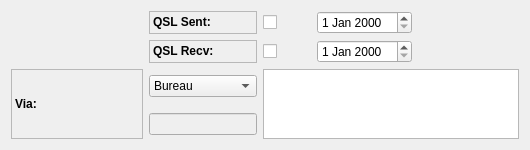
        <widget class="QWidget" name="qsl">
         <attribute name="title">
          <string>QSL</string>
         </attribute>
         <layout class="QGridLayout" name="gridLayout_2">
          <item row="0" column="0">
           <spacer name="horizontalSpacer_3">
            <property name="orientation">
             <enum>Qt::Horizontal</enum>
            </property>
            <property name="sizeHint" stdset="0">
             <size>
              <width>40</width>
              <height>20</height>
             </size>
            </property>
           </spacer>
          </item>
          <item row="1" column="0">
           <spacer name="horizontalSpacer_4">
            <property name="orientation">
             <enum>Qt::Horizontal</enum>
            </property>
            <property name="sizeHint" stdset="0">
             <size>
              <width>132</width>
              <height>20</height>
             </size>
            </property>
           </spacer>
          </item>
          <item row="2" column="0" rowspan="2">
           <widget class="QLabel" name="textLabel4_3">
            <property name="frameShape">
             <enum>QFrame::StyledPanel</enum>
            </property>
            <property name="text">
             <string>&lt;b&gt;Via:&lt;/b&gt;</string>
            </property>
            <property name="wordWrap">
             <bool>false</bool>
            </property>
           </widget>
          </item>
          <item row="2" column="1">
           <widget class="QComboBox" name="QSLcomboBox">
            <property name="toolTip">
             <string>How to send the QSL</string>
            </property>
            <item>
             <property name="text">
              <string>Bureau</string>
             </property>
            </item>
            <item>
             <property name="text">
              <string>No QSL</string>
             </property>
            </item>
            <item>
             <property name="text">
              <string>QRZ.com</string>
             </property>
            </item>
            <item>
             <property name="text">
              <string>Manager</string>
             </property>
            </item>
            <item>
             <property name="text">
              <string>Direct</string>
             </property>
            </item>
           </widget>
          </item>
          <item row="2" column="2" rowspan="2" colspan="4">
           <widget class="QPlainTextEdit" name="QSLInfotextEdit"/>
          </item>
          <item row="3" column="1">
           <widget class="QLineEdit" name="qslVialineEdit">
            <property name="enabled">
             <bool>false</bool>
            </property>
            <property name="toolTip">
             <string>Manager's QRZ</string>
            </property>
           </widget>
          </item>
          <item row="0" column="1">
           <widget class="QLabel" name="textLabel2_2">
            <property name="frameShape">
             <enum>QFrame::StyledPanel</enum>
            </property>
            <property name="text">
             <string>&lt;b&gt;QSL Sent:&lt;/b&gt;</string>
            </property>
            <property name="wordWrap">
             <bool>false</bool>
            </property>
           </widget>
          </item>
          <item row="1" column="1">
           <widget class="QLabel" name="textLabel3_2">
            <property name="font">
             <font/>
            </property>
            <property name="frameShape">
             <enum>QFrame::StyledPanel</enum>
            </property>
            <property name="text">
             <string>&lt;b&gt;QSL Recv:&lt;/b&gt;</string>
            </property>
            <property name="wordWrap">
             <bool>false</bool>
            </property>
           </widget>
          </item>
          <item row="1" column="2">
           <widget class="QCheckBox" name="QSLReccheckBox">
            <property name="toolTip">
             <string>QSL card received</string>
            </property>
            <property name="text">
             <string/>
            </property>
           </widget>
          </item>
          <item row="0" column="2">
           <widget class="QCheckBox" name="QSLSentcheckBox">
            <property name="toolTip">
             <string>Send the QSL</string>
            </property>
            <property name="text">
             <string/>
            </property>
           </widget>
          </item>
          <item row="1" column="3">
           <widget class="QDateEdit" name="QSLRecdateEdit"/>
          </item>
          <item row="0" column="3">
           <widget class="QDateEdit" name="QSLSentdateEdit"/>
          </item>
         </layout>
        </widget>
